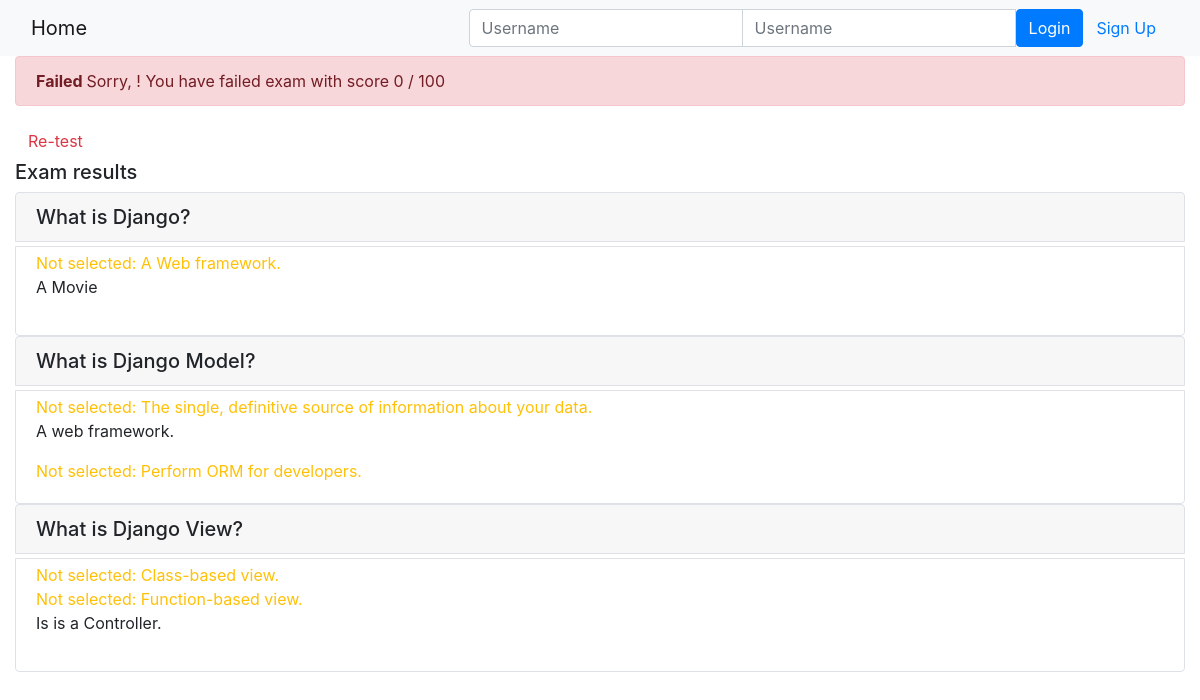
Page /onlinecourse/course/1/submission/1/result/ on the committed database.
### onlinecourse/models.py (models this page shows)
class Question(models.Model):
    lesson = models.ForeignKey(Lesson, on_delete=models.CASCADE)
    question_content = models.TextField()
    grade = models.IntegerField(default=1, validators=[MinValueValidator(0)])
    def is_get_score(self, selected_ids):
       all_answers = self.choice_set.filter(is_correct=True).count()
       selected_correct = self.choice_set.filter(is_correct=True, id__in=selected_ids).count()
       if all_answers == selected_correct:
           return True
       else:
           return False

class Choice(models.Model):
    question = models.ForeignKey(Question, on_delete=models.CASCADE)
    choice_text = models.TextField()
    is_correct = models.BooleanField(default=False)

### onlinecourse/views.py (the view)
# urls.py: path('course/<int:course_id>/submission/<int:submission_id>/result/', view=views.show_exam_result, name = 'result')
def show_exam_result(request, course_id, submission_id):
    context = {}
    course = Course.objects.get(pk = course_id)
    total_answers = extract_answers(request)
    submission = Submission.objects.get(pk = submission_id)
    lesson = Lesson.objects.get(course_id = course_id)
    number_of_questions = Question.objects.filter(lesson_id = lesson.pk).aggregate(Count('pk'))
    number_of_questions = number_of_questions['pk__count']
    score:float = 100.00
    questions = Question.objects.filter(lesson_id = lesson.pk)
    for question in questions:
        if not question.is_get_score(total_answers):
            score = score - (100/number_of_questions)
    context['lesson'] = lesson
    context['selected_ids'] = total_answers
    context['course'] = course
    context['grade'] = int(score)
    return render(request, 'onlinecourse/exam_result_bootstrap.html', context)

### onlinecourse/views.py (called while the page is built)
def extract_answers(request):
        submitted_anwsers = []
        for key in request.POST:
            if key.startswith('choice'):
                value = request.POST[key]
                choice_id = int(value)
                submitted_anwsers.append(choice_id)
        return submitted_anwsers

### onlinecourse/templates/onlinecourse/exam_result_bootstrap.html (shortened to what this page needs)
<!DOCTYPE html>
<html lang="en">
<head>
    {% load static %}
    <link rel="stylesheet" href="https://maxcdn.bootstrapcdn.com/bootstrap/4.5.2/css/bootstrap.min.css">
</head>
<body>
 <nav class="navbar navbar-light bg-light">
    <div class="container-fluid">
        <div class="navbar-header">
              <a class="navbar-brand" href="{% url 'onlinecourse:index' %}">Home</a>
        </div>
        <ul class="nav navbar-nav navbar-right">
            {% if user.is_authenticated %}
            <li>
                <a class="btn btn-link" href="#">{{ user.first_name }}({{ user.username }})</a>
                <a class="btn btn-link" href="{% url 'onlinecourse:logout' %}">Logout</a>
            </li>
            {% else %}
            <li>
                <form class="form-inline" action="{% url 'onlinecourse:login' %}" method="post">
                    <div class="input-group">
                        <input type="text" class="form-control" placeholder="Username" name="username" >
                        <input type="password" class="form-control" placeholder="Username" name="psw" >
                        <button class="btn btn-primary" type="submit">Login</button>
                        <a class="btn btn-link" href="{% url 'onlinecourse:registration' %}">Sign Up</a>
                    </div>
                </form>
            </li>
            {% endif %}
        </ul>
    </div>
</nav>
<div class="container-fluid">
    {% if grade > 80 %}
    <div class="alert alert-success">
       <b>Congratulations, {{user.username}}!</b>You have passed the exam and completed the course with score {{grade}} / 100</div>
        {% else %}
        <div class="alert alert-danger"><b>Failed </b></v>Sorry, {{user.username}}! You have failed exam with score {{grade}} / 100</div>
        <a class="btn btn-link text-danger" href="{% url 'onlinecourse:course_details' course.id %}">Re-test</a>
        {% endif %}
        <div class="card-columns-vertical">
        <h5 class="">Exam results</h5>
            {% for question in lesson.question_set.all %}
            <h5 class = "card-header border rounded-top">{{question.question_content}}</h5>
            <div class = "card-body border rounded-bottom align-top mt-1 pt-1">
            {% for choice in question.choice_set.all %}
            {% if choice.pk in selected_ids and choice.is_correct %}
            <div class = "text-success h-25 align-top">Correct Answer: {{choice.choice_text}}</div>
            {% elif choice.pk in selected_ids and not choice.is_correct %}
            <div class = "text-danger h-25">Incorrect Answer: {{choice.choice_text}}</div>
            {% elif choice.pk not in selected_ids and choice.is_correct %}
            <div class = "text-warning h-25">Not selected: {{choice.choice_text}}</div>
            {% else %}
            <p>{{choice.choice_text}}</p>
            {% endif %}
            {% endfor %}
            </div>
            {% endfor %}
        </div>
    </div>
</body>
</html>

### rows in the picture
Question: question_content "What is Django?"
Choice: choice_text "A Web framework."
Choice: choice_text "A Movie"
Question: question_content "What is Django Model?"
Choice: choice_text "The single, definitive source of information about your data."
Choice: choice_text "A web framework."
Choice: choice_text "Perform ORM for developers."
Question: question_content "What is Django View?"
Choice: choice_text "Class-based view."
Choice: choice_text "Function-based view."
Choice: choice_text "Is is a Controller."

### other values in the picture
{{ grade }} "0"
